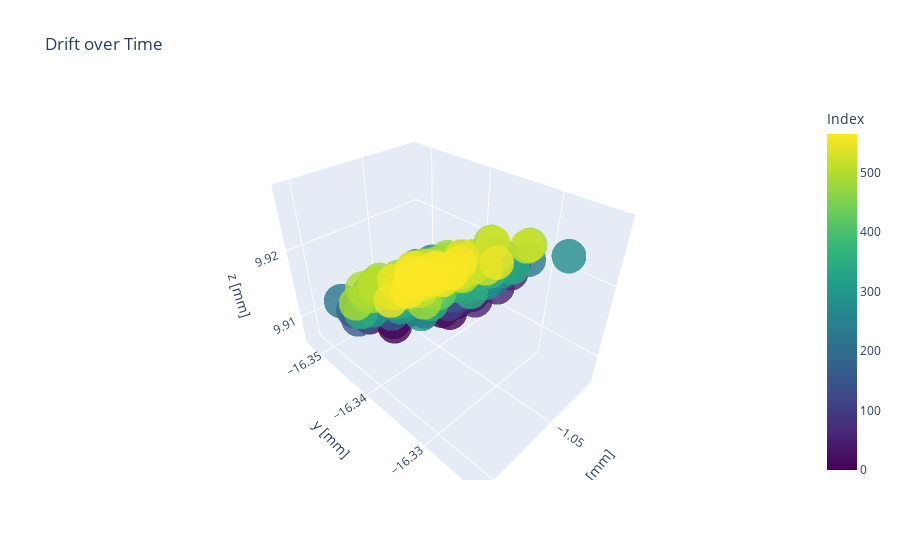

Notebook code cell kept with this figure:
### Code cell
a = 0
b = 1

measured2D = go.Scatter3d(x=locpred[:,a], y=locpred[:,b], z=locpred[:,2], mode='markers', marker=dict(
        size=12,
        color=np.array(range(len(locpred[:,a]))),                # set color to an array/list of desired values
        colorbar=dict(
            title="Index"
        ),
        colorscale='Viridis',   # choose a colorscale
        opacity=0.8
    ))
#calc2D = go.Scatter(x=locact[:,a], y=locact[:,b], mode='markers')
layout = go.Layout(title='Drift over Time', scene=dict(xaxis_title='x [mm]', yaxis_title='y [mm]', zaxis_title='z [mm]'))
fig2 = go.Figure(data=[measured2D], layout=layout)
fig2.update_yaxes(scaleanchor='x')
fig2.show()

### Figure 1 — Plotly figure (JSON) as saved in the notebook; plotly's stock layout.template omitted (floating-point values rounded to 4 significant figures; data arrays with more than 128 entries replaced by an {"elided": "..."} marker saying what was removed)
{"data": [{"marker": {"color": {"elided": "566 int values"}, "colorbar": {"title": {"text": "Index"}}, "colorscale": [[0, "#440154"], [0.1111, "#482878"], [0.2222, "#3e4989"], [0.3333, "#31688e"], [0.4444, "#26828e"], [0.5556, "#1f9e89"], [0.6667, "#35b779"], [0.7778, "#6ece58"], [0.8889, "#b5de2b"], [1, "#fde725"]], "opacity": 0.8, "size": 12}, "mode": "markers", "type": "scatter3d", "x": {"elided": "566 float values"}, "y": {"elided": "566 float values"}, "z": {"elided": "566 float values"}}], "layout": {"scene": {"xaxis": {"title": {"text": "x [mm]"}}, "yaxis": {"title": {"text": "y [mm]"}}, "zaxis": {"title": {"text": "z [mm]"}}}, "title": {"text": "Drift over Time"}, "yaxis": {"scaleanchor": "x"}}}
